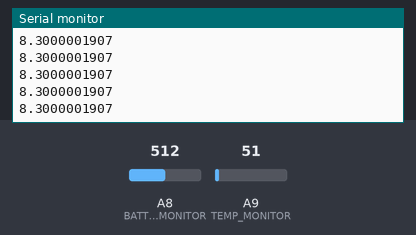
This sketch was run on a simulated Arduino Mega 2560, built with avr-gcc and run on an emulated ATmega2560. Shown: the last lines printed to the serial monitor. Inputs (shaded band) come from the test bench; at power-on: A8 (BATTERY_MONITOR) = 512, A9 (TEMP_MONITOR) = 51.

Above: at 1.2 s.
1.3 s: A8 (BATTERY_MONITOR) set to 716
At 2.0 s:
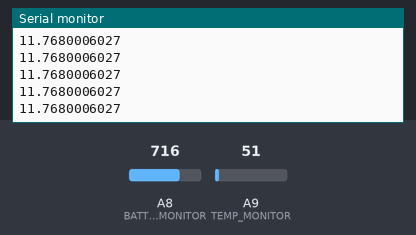
2.8 s: A8 (BATTERY_MONITOR) set to 900
At 3.4 s:
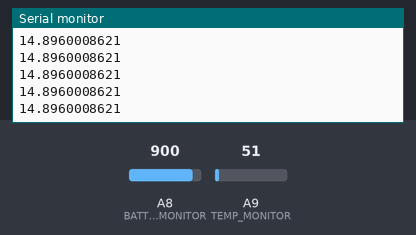
Timing chart, 0 to 4.8 s (numbered marks = the images above; inputs shaded):
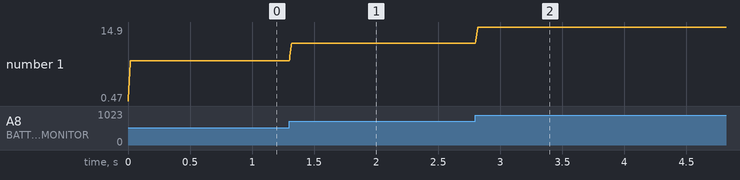

The sketch:

HERMES_NODE_MONITOR_TEST.ino
```cpp
//BATTERY VOLTAGE/TEMP MONITOR TEST CODE

//VOLTAGE DIVIDER MONITORS
#define TEMP_MONITOR A9
#define BATTERY_MONITOR A8

#define m_high (-1.1)
#define c_high (78.833)

#define m_low (-0.4)
#define c_low (53.377)

//#define volt_Multiplier 0.0159
#define volt_multiplier 0.017
#define volt_bias 0.404

unsigned int BATT_VOLT = 0;
unsigned int TEMP_VOLT = 0;

float BATTERY_VOLTAGE = 0.0;
float TEMPERATURE = 0.0;

float THERMISTOR = 0.0;

 int BATT_VEC[10] = {0,0,0,0,0,0,0,0,0,0};
 int TEMP_VEC[10] = {0,0,0,0,0,0,0,0,0,0};

unsigned char v_pos = 0;

//=====SETUP=====
void setup() {

  Serial.begin(1000000); //start serial.

}

void loop() {

  BATTERY_VOLTAGE = 0.0;
  TEMPERATURE = 0.0;

  BATT_VEC[v_pos] = analogRead(BATTERY_MONITOR);
  TEMP_VEC[v_pos] = analogRead(TEMP_MONITOR); //get raw data.

  ++v_pos;

  if (v_pos == 10) v_pos = 0;

  for (int i = 0; i < 10; ++i){
    BATTERY_VOLTAGE += BATT_VEC[i];
    TEMPERATURE += TEMP_VEC[i];
  }

  //scale down
  BATTERY_VOLTAGE /= 10.0;
  TEMPERATURE /= 10.0;

  //BATTERY_VOLTAGE = (BATTERY_VOLTAGE*3.3*1.15)/(1024*0.233);
  BATTERY_VOLTAGE *= volt_multiplier;
  BATTERY_VOLTAGE -= volt_bias;
  THERMISTOR = 100/((1024/TEMPERATURE)-1);
  //THERMISTOR = (TEMPERATURE*100)/(1024-TEMPERATURE);

  if (THERMISTOR >= 36.0){ //high range
    TEMPERATURE = (m_low * THERMISTOR) + c_low;
  }
  else {//low range
    TEMPERATURE = (m_high * THERMISTOR) + c_high;
  }

  //Serial.print("BATT: ");
  Serial.print(BATTERY_VOLTAGE,DEC);
  //Serial.print("V TEMP: ");
  //Serial.print(TEMPERATURE,DEC);
  //Serial.print(" degrees THERMISTOR: ");
  //Serial.print(THERMISTOR,DEC);
  //Serial.println(" kohms");
  Serial.println();

}
```

Measured:
- after the input at 1.3 s, the serial monitor: prints a new line at once (image 1)
- after the input at 2.8 s, the serial monitor: prints a new line at once (image 2)
- plotted number 1: 8.3 → 11.77 after the input at 1.3 s, 11.77 → 14.9 after the input at 2.8 s
